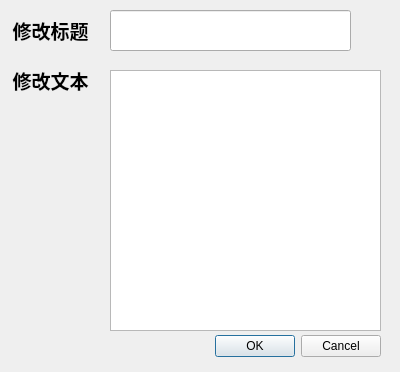
<?xml version="1.0" encoding="UTF-8"?>
<ui version="4.0">
 <class>Modify</class>
 <widget class="QDialog" name="Modify">
  <property name="geometry">
   <rect>
    <x>0</x>
    <y>0</y>
    <width>400</width>
    <height>372</height>
   </rect>
  </property>
  <property name="windowTitle">
   <string>Dialog</string>
  </property>
  <widget class="QDialogButtonBox" name="buttonBox">
   <property name="geometry">
    <rect>
     <x>40</x>
     <y>330</y>
     <width>341</width>
     <height>32</height>
    </rect>
   </property>
   <property name="orientation">
    <enum>Qt::Horizontal</enum>
   </property>
   <property name="standardButtons">
    <set>QDialogButtonBox::Cancel|QDialogButtonBox::Ok</set>
   </property>
  </widget>
  <widget class="QLineEdit" name="lineEdit">
   <property name="geometry">
    <rect>
     <x>110</x>
     <y>10</y>
     <width>241</width>
     <height>41</height>
    </rect>
   </property>
   <property name="font">
    <font>
     <pointsize>18</pointsize>
    </font>
   </property>
   <property name="text">
    <string/>
   </property>
  </widget>
  <widget class="QLabel" name="label">
   <property name="geometry">
    <rect>
     <x>0</x>
     <y>60</y>
     <width>101</width>
     <height>41</height>
    </rect>
   </property>
   <property name="text">
    <string>&lt;html&gt;&lt;head/&gt;&lt;body&gt;&lt;p align=&quot;center&quot;&gt;&lt;span style=&quot; font-size:14pt; font-weight:700;&quot;&gt;修改文本&lt;/span&gt;&lt;/p&gt;&lt;/body&gt;&lt;/html&gt;</string>
   </property>
  </widget>
  <widget class="QLabel" name="label_2">
   <property name="geometry">
    <rect>
     <x>0</x>
     <y>10</y>
     <width>101</width>
     <height>41</height>
    </rect>
   </property>
   <property name="text">
    <string>&lt;html&gt;&lt;head/&gt;&lt;body&gt;&lt;p align=&quot;center&quot;&gt;&lt;span style=&quot; font-size:14pt; font-weight:700;&quot;&gt;修改标题&lt;/span&gt;&lt;/p&gt;&lt;/body&gt;&lt;/html&gt;</string>
   </property>
  </widget>
  <widget class="QTextEdit" name="textEdit">
   <property name="geometry">
    <rect>
     <x>110</x>
     <y>70</y>
     <width>271</width>
     <height>261</height>
    </rect>
   </property>
   <property name="html">
    <string>&lt;!DOCTYPE HTML PUBLIC &quot;-//W3C//DTD HTML 4.0//EN&quot; &quot;http://www.w3.org/TR/REC-html40/strict.dtd&quot;&gt;
&lt;html&gt;&lt;head&gt;&lt;meta name=&quot;qrichtext&quot; content=&quot;1&quot; /&gt;&lt;meta charset=&quot;utf-8&quot; /&gt;&lt;style type=&quot;text/css&quot;&gt;
p, li { white-space: pre-wrap; }
hr { height: 1px; border-width: 0; }
li.unchecked::marker { content: &quot;\2610&quot;; }
li.checked::marker { content: &quot;\2612&quot;; }
&lt;/style&gt;&lt;/head&gt;&lt;body style=&quot; font-family:'Microsoft YaHei UI'; font-size:9pt; font-weight:400; font-style:normal;&quot;&gt;
&lt;p style=&quot;-qt-paragraph-type:empty; margin-top:0px; margin-bottom:0px; margin-left:0px; margin-right:0px; -qt-block-indent:0; text-indent:0px;&quot;&gt;&lt;br /&gt;&lt;/p&gt;&lt;/body&gt;&lt;/html&gt;</string>
   </property>
  </widget>
 </widget>
 <resources/>
 <connections>
  <connection>
   <sender>buttonBox</sender>
   <signal>accepted()</signal>
   <receiver>Modify</receiver>
   <slot>accept()</slot>
   <hints>
    <hint type="sourcelabel">
     <x>248</x>
     <y>254</y>
    </hint>
    <hint type="destinationlabel">
     <x>157</x>
     <y>274</y>
    </hint>
   </hints>
  </connection>
  <connection>
   <sender>buttonBox</sender>
   <signal>rejected()</signal>
   <receiver>Modify</receiver>
   <slot>reject()</slot>
   <hints>
    <hint type="sourcelabel">
     <x>316</x>
     <y>260</y>
    </hint>
    <hint type="destinationlabel">
     <x>286</x>
     <y>274</y>
    </hint>
   </hints>
  </connection>
 </connections>
</ui>
